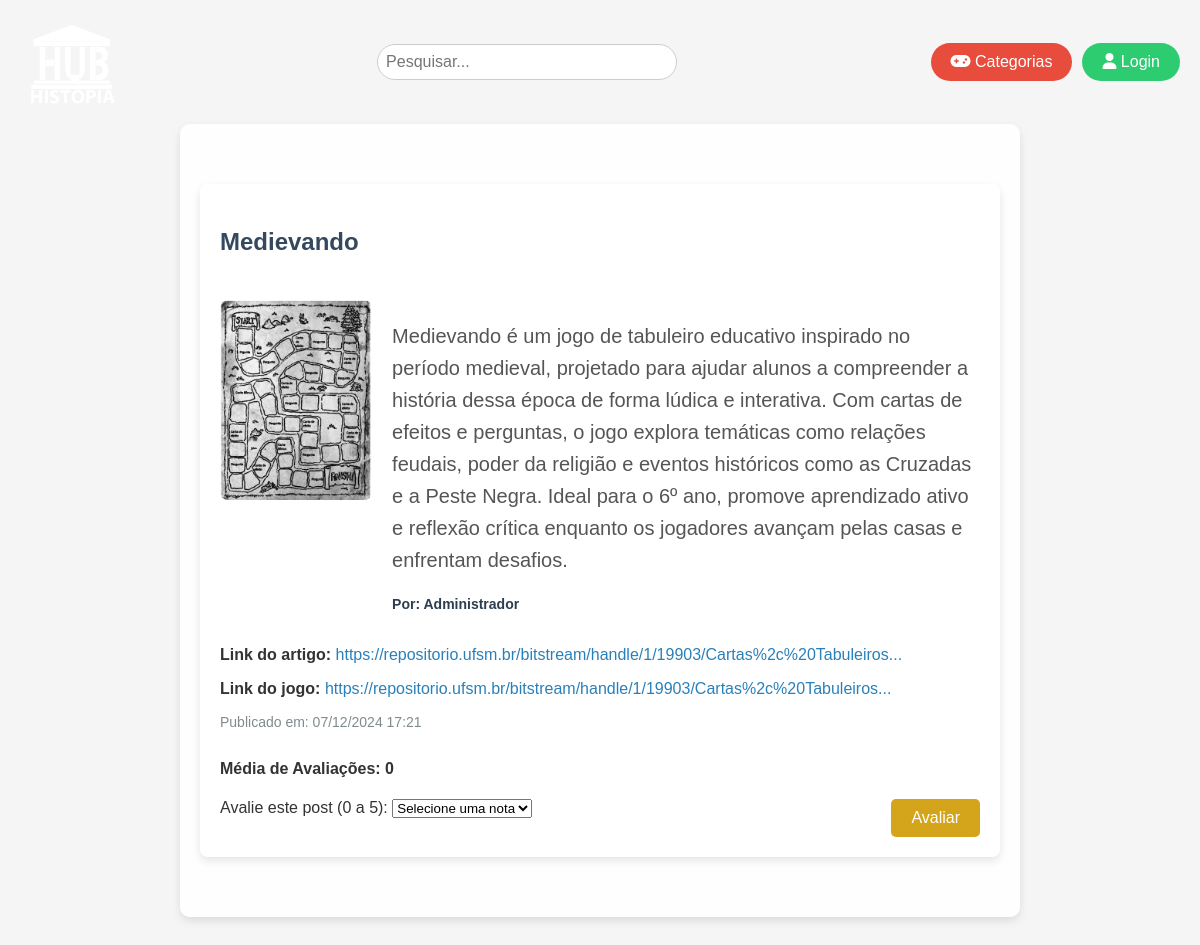
/post/1, run on the app's committed database.
### app.py (models this page shows, shortened)
class Post(db.Model):
    id = db.Column(db.Integer, primary_key=True)
    titulo = db.Column(db.String(100), nullable=False)
    descricao = db.Column(db.Text, nullable=False)
    aprovado = db.Column(db.Boolean, default=False)
    editar = db.Column(db.Boolean, default=False)
    link_artigo = db.Column(db.String(100), nullable=False)
    link_jogo = db.Column(db.String(100), nullable=False)
    imagem_url = db.Column(db.String(255), nullable=False)
    data_publicacao = db.Column(db.DateTime, default=datetime.now(pytz.timezone('America/Sao_Paulo')))
    categoria_id = db.Column(db.Integer, db.ForeignKey('categoria.id'), nullable=False)
    conteudo_id = db.Column(db.Integer, db.ForeignKey('conteudo.id'), nullable=False)
    usuario_id = db.Column(db.Integer, db.ForeignKey('usuario.id'), nullable=False)
    avaliacoes = db.relationship('Avaliacao', backref='post', lazy=True)
    notificacoes = db.relationship('Notificacao', backref='post', lazy=True, cascade="all, delete-orphan")
    def calcular_media_avaliacoes(self):
        if not self.avaliacoes:
            return 0
        total_nota = sum(avaliacao.nota for avaliacao in self.avaliacoes)
        media = total_nota / len(self.avaliacoes)
        return media

class Usuario(db.Model):
    id = db.Column(db.Integer, primary_key=True)
    nome = db.Column(db.String(100), nullable=False)
    email = db.Column(db.String(120), unique=True, nullable=False)
    senha = db.Column(db.String(60), nullable=False)
    tipo = db.Column(db.CHAR(1), nullable=False, default='p')
    posts = db.relationship('Post', backref='author', lazy=True)

### app.py (the view)
@app.route('/post/<int:post_id>')
def post(post_id):
    post = Post.query.filter_by(id=post_id).first()
    usuario = Usuario.query.filter_by(id=post.usuario_id).first()
    return render_template("post.html", post=post, usuario=usuario)

### app.py (called while the page is built)
@app.before_request
def inicializar_categorias():
    categorias = ['6° ano','7° ano','8° ano','9° ano']
    for categoria_nome in categorias:
        if not Categoria.query.filter_by(nome=categoria_nome).first():
            nova_categoria = Categoria(nome=categoria_nome)
            db.session.add(nova_categoria)
    db.session.commit()

### templates/post.html (shortened to what this page needs)
{% extends 'base.html' %}
{% block css %}
<link rel="stylesheet" href="{{ url_for('static', filename='css/post.css') }}">
{% endblock %}
{% block content %}
<div class="publicacao">
    <div class="post-header">
        <div class="post-title">
            <h3>{{ post.titulo }}</h3>
        </div>
    </div>
    <div class="post-body" style="display:flex;">
        <img class="post-image" src="{{ url_for('static', filename=post.imagem_url) }}" alt="Imagem do Post">
        <div>
            <p class="post-description">{{ post.descricao }}</p>
            <p class="username">Por:
                <a style="text-decoration: none; color: #2c3e50;"
                    href="{{ url_for('perfil_pessoal', user_id=usuario.id) }}">{{ usuario.nome }}</a>
            </p>
        </div>
    </div>
    <div class="post-links">
        <p><strong>Link do artigo:</strong> <a href="{{ post.link_artigo }}" target="_blank" class="post-link">
            {{ post.link_artigo[:75] }}...</a></p>
        <p><strong>Link do jogo:</strong> <a href="{{ post.link_jogo }}" target="_blank" class="post-link">
            {{ post.link_jogo[:75] }}...</a></p>
    </div>
    <div class="post-info">
        <p class="post-date">Publicado em: {{ post.data_publicacao.strftime('%d/%m/%Y %H:%M') }}</p>
    </div>
    <div class="post-rating">
        <h4>Média de Avaliações: {{ post.calcular_media_avaliacoes() }}</h4>
        <form action="{{ url_for('avaliar_post', post_id=post.id) }}" method="POST">
            <div style="display: flex; justify-content: space-between;">
                <div>
                    <label for="nota">Avalie este post (0 a 5):</label>
                    <select name="nota" id="nota" required>
                        <option value="">Selecione uma nota</option>
                    </select>
                </div>
                <button type="submit" class="rate-btn">Avaliar</button>
            </div>
        </form>
    </div>
</div>
{% endblock %}

### static/css/post.css (style rules this page uses)
body { font-family: Arial, sans-serif; background-image: url('../img/tela_inicial.png'); background-size: cover; background-position: center; background-repeat: no-repeat; background-attachment: fixed; margin: 0; padding: 0; min-height: 100vh; color: #333; }
body { font-family: Arial, sans-serif; background-color: #f5f5f5; color: #333; margin: 0; padding: 0; }
.publicacao { max-width: 900px; margin: 40px auto; background-color: #fff; padding: 20px; border-radius: 8px; box-shadow: 0 4px 8px rgba(0, 0, 0, 0.1); }
.post-header { display: flex; align-items: center; justify-content: space-between; margin-bottom: 20px; }
.username { font-size: 14px; color: #2c3e50; font-weight: bold; }
.post-title { display: flex; justify-content: space-between; align-items: center; gap: 10px; }
.post-title h3 { font-size: 24px; color: #34495e; }
.post-body { margin-top: 20px; }
.post-image { width: 200px; height: 200px; border-radius: 8px; margin-right: 20px; }
.post-description { font-size: 20px; line-height: 1.6; color: #555; }
.post-links { margin-top: 20px; }
.post-link { color: #2980b9; text-decoration: none; }
.post-info { margin-top: 10px; font-size: 14px; color: #7f8c8d; }
.post-info .post-date { font-size: 14px; color: #7f8c8d; }
.post-rating { margin-top: 30px; font-size: 16px; }
.rate-btn { background-color: #d4a41a; color: white; padding: 10px 20px; border: none; border-radius: 5px; cursor: pointer; font-size: 16px; }

### data on the page
Post: titulo "Medievando", imagem_url (picture), descricao "Medievando é um jogo de tabuleiro educativo inspirado no período medieval, projetado para ajudar alunos a compreender a história dessa época de forma lúdica e interativa. Com cartas de efeitos e perguntas, o jogo explora temáticas como relações feudais, poder da religião e eventos históricos como as Cruzadas e a Peste Negra. Ideal para o 6º ano, promove aprendizado ativo e reflexão crítica enquanto os jogadores avançam pelas casas e enfrentam desafios.", link_artigo "https://repositorio.ufsm.br/bitstream/handle/1/19903/Cartas%2c%20Tabuleiros", link_jogo "https://repositorio.ufsm.br/bitstream/handle/1/19903/Cartas%2c%20Tabuleiros", data_publicacao "07/12/2024 17:21"
Usuario: nome "Administrador"

### other printed values
{{ post.calcular_media_avaliacoes() }} "0"
